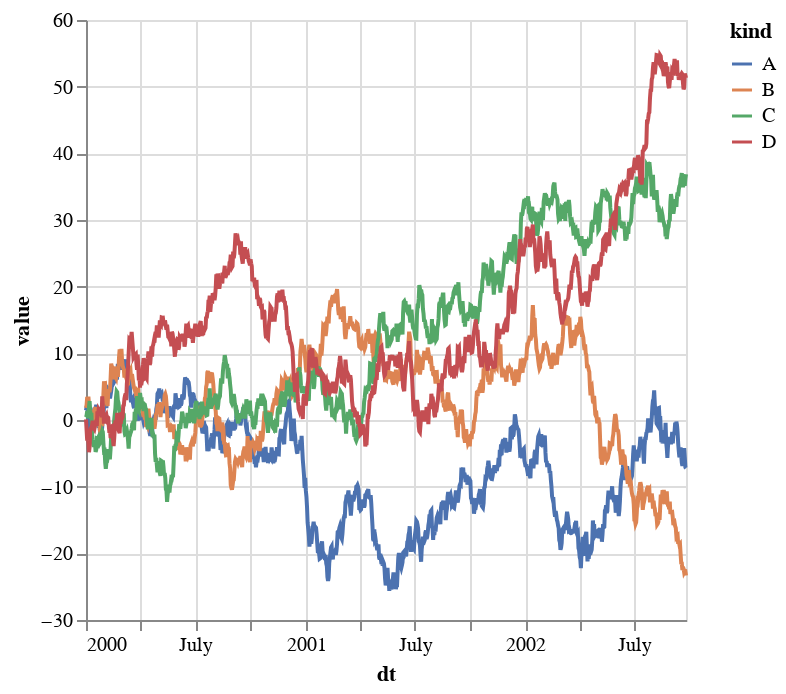

Notebook code for this chart:
### Code cell
selopac = altair.selection_point(fields=['kind'], bind='legend')

c = altair.Chart(ts).mark_line().encode(
    x='dt',
    y='value',
    color=altair.Color('kind', scale=altair.Scale(range=cp.as_hex())),
    opacity=altair.condition(selopac, altair.value(1), altair.value(0.2))
).add_params(
    selopac
)
c

### Figure 1 — Vega-Lite specification as saved in the notebook (floating-point values rounded to 4 significant figures; data arrays with more than 128 entries replaced by an {"elided": "..."} marker saying what was removed)
{"config": {"view": {"continuousWidth": 300, "continuousHeight": 300}}, "data": {"name": "data-1e2cc2a56463bb50f0454adc0224f9e4"}, "mark": {"type": "line"}, "encoding": {"color": {"field": "kind", "scale": {"range": ["#4c72b0", "#dd8452", "#55a868", "#c44e52", "#8172b3", "#937860", "#da8bc3", "#8c8c8c", "#ccb974", "#64b5cd"]}, "type": "nominal"}, "opacity": {"condition": {"param": "param_1", "value": 1}, "value": 0.2}, "x": {"field": "dt", "type": "temporal"}, "y": {"field": "value", "type": "quantitative"}}, "params": [{"name": "param_1", "select": {"type": "point", "fields": ["kind"]}, "bind": "legend"}], "$schema": "https://vega.github.io/schema/vega-lite/v5.16.3.json", "datasets": {"data-1e2cc2a56463bb50f0454adc0224f9e4": {"elided": "4000 records"}}}
